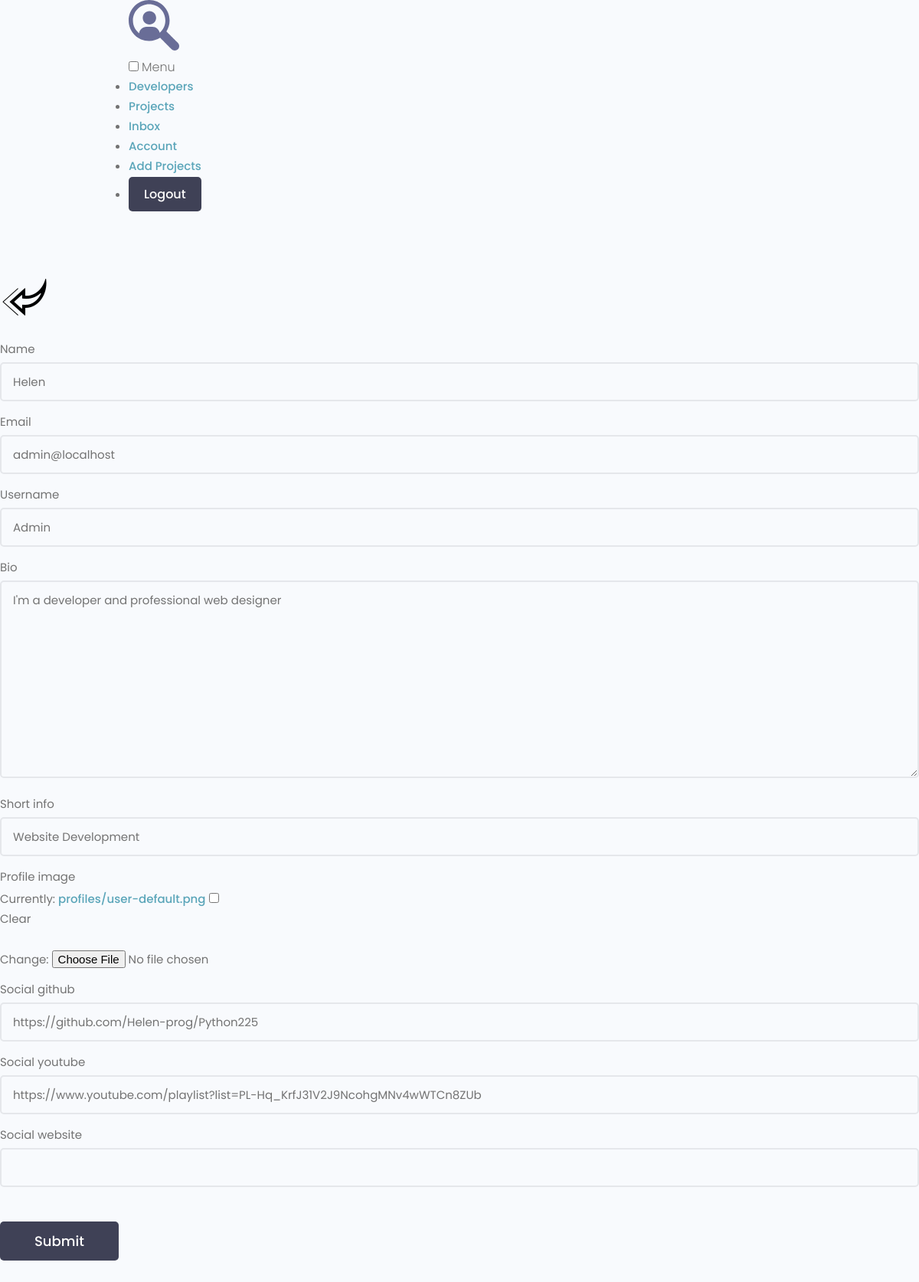
The page /edit-account/ (signed in) on the database its author committed.
### users/models.py (models this page shows, shortened)
class Profile(models.Model):
    user = models.OneToOneField(User, on_delete=models.CASCADE, null=True, blank=True)
    name = models.CharField(max_length=200, blank=True, null=True)
    email = models.EmailField(max_length=500, blank=True, null=True)
    username = models.CharField(max_length=200, blank=True, null=True)
    short_info = models.CharField(max_length=200, blank=True, null=True)
    bio = models.TextField(blank=True, null=True)
    profile_image = models.ImageField(blank=True, null=True, upload_to='profiles/', default="profiles/user-default.png")
    social_github = models.CharField(max_length=200, blank=True, null=True)
    social_youtube = models.CharField(max_length=200, blank=True, null=True)
    social_website = models.CharField(max_length=200, blank=True, null=True)
    created = models.DateTimeField(auto_now_add=True)

### users/views.py (the view)
# urls.py: path('edit-account/', views.edit_account, name="edit-account"),
@login_required(login_url='login')
def edit_account(request):
    profile = request.user.profile
    form = ProfileForm(instance=profile)
    if request.method == 'POST':
        form = ProfileForm(request.POST, request.FILES, instance=profile)
        if form.is_valid():
            form.save()
            return redirect('account')
    context = {'form': form}
    return render(request, 'users/profile_form.html', context)

### users/forms.py
class ProfileForm(ModelForm):
    class Meta:
        model = Profile
        fields = ['name', 'email', 'username', 'bio', 'short_info', 'profile_image', 'social_github',
                  'social_youtube', 'social_website']
    def __init__(self, *args, **kwargs):
        super().__init__(*args, **kwargs)
        for name, field in self.fields.items():
            field.widget.attrs.update({'class': 'input'})

### users/templates/users/profile_form.html (shortened to what this page needs)
{% extends 'projects/base.html' %}
{% block content %}
{% load static %}
<main class="formPage my-xl">
    <div class="content-box">
        <div class="formWrapper">
            <a class="backButton" href="{% url 'account' %}"><img src="{% static 'images/left.png' %}" alt="left"></a>
            <br>
            <form class="form" method="POST" action="{% url 'edit-account' %}" enctype="multipart/form-data">
                {% for field in form %}
                <div class="form__field">
                    <label for="formInput#text">{{ field.label }}</label>
                    {{ field }}
                </div>
                {% endfor %}
                <input class="btn btn--sub btn--lg  my-md" type="submit" value="Submit"/>
            </form>
        </div>
    </div>
</main>
{% endblock %}

### projects/static/uikit/styles/modules/_variables.css (style rules this page uses)
:root { --color-main: #5aa5b9; --color-main-light: #e6faff; --color-sub: #3f4156; --color-sub-light: #51546e; --color-sub-lighter: #ededfd; --color-text: #737373; --color-gray: #8b8b8b; --color-light: #e5e7eb; --color-light-gray: #767676; --color-bg: #f8fafd; --color-white: #fffefd; --color-white-light: #f3f3f3; --color-success: #359e64; --color-success-bg: #def8e8; --color-error: #fc4b0b; --color-error-bg: #fff2ee; --font-base: 'Poppins', arial, helvetica, 'Segoe UI', roboto, ubuntu, sans-serif; --font-monospace: 'Fira Code', 'Courier New', courier, monospace; --font-regular: 300; --font-medium: 500; --font-bold: 700; --generic-shadow: 1px 1px 5px #00000010; --generic-transition: all 0.3s ease-in-out; }

### projects/static/uikit/styles/modules/_base.css (style rules this page uses)
* { margin: 0; padding: 0; box-sizing: border-box; text-rendering: optimizeLegibility; color: inherit; font-size: inherit; }
html { font-size: 50%; }
@media only screen and (min-width: 480px) { html { font-size: 56.25%; } }
@media only screen and (min-width: 1200px) { html { font-size: 62.5%; } }
body { line-height: 1.6; font-weight: 400; font-size: 1.5rem; color: var(--color-text); background-color: var(--color-bg); min-height: 100vh; }

### projects/static/uikit/styles/modules/_typography.css (style rules this page uses)
* { font-family: var(--font-base); }
a { padding-bottom: 2px; text-decoration: none; display: inline-block; color: var(--color-main); font-weight: var(--font-medium); }

### projects/static/uikit/styles/modules/_utilities.css (style rules this page uses)
.my-md { margin: 3rem auto; }
.my-xl { margin: 8rem auto; }

### projects/static/uikit/styles/modules/_button.css (style rules this page uses)
.btn { display: inline-block; position: relative; cursor: pointer; background-color: var(--color-light); font-weight: var(--font-medium); color: var(--color-sub); text-decoration: none; padding: 1rem 2rem; border-radius: 0.5rem; border: none; width: -webkit-fit-content; width: -moz-fit-content; width: fit-content; height: -webkit-fit-content; height: -moz-fit-content; height: fit-content; font-size: 1.6rem; outline-width: 0; outline-color: transparent; -webkit-backface-visibility: hidden; backface-visibility: hidden; transition: all 0.3s ease-in-out; }
.btn--sub { background-color: var(--color-sub); color: var(--color-white); }
.btn--lg { font-size: 1.8rem; padding: 1.2rem 4.5rem; }

### projects/static/uikit/styles/modules/_form.css (style rules this page uses)
.form { display: block; }
.form__field { margin-top: 1.5rem; margin-bottom: 1.5rem; }
.form__label, .form__field > label { display: block; margin-bottom: 0.5rem; color: var(--color-text); }
input.input[type='text'], input.input[type='email'], input.input[type='password'], input.input[type='number'], textarea.input { min-width: 24rem; width: 100%; padding: 1.2rem 1.5rem; border-radius: 0.5rem; border: 2px solid var(--color-light); transition: all 0.3s ease-in-out; background-color: var(--color-bg); }

### rows shown on the page
Profile: form "Helen" "admin@localhost" "Admin" "I'm a developer and professional web designer" "Website Development" "https://github.com/Helen-prog/Python225" "https://www.youtube.com/playlist?list=PL-Hq_KrfJ31V2J9NcohgMNv4wWTCn8ZUb"

### other values the page prints
{{ field.label }} "Name" "Email" "Username" "Bio" "Short info" "Profile image" "Social github" "Social youtube" "Social website"
